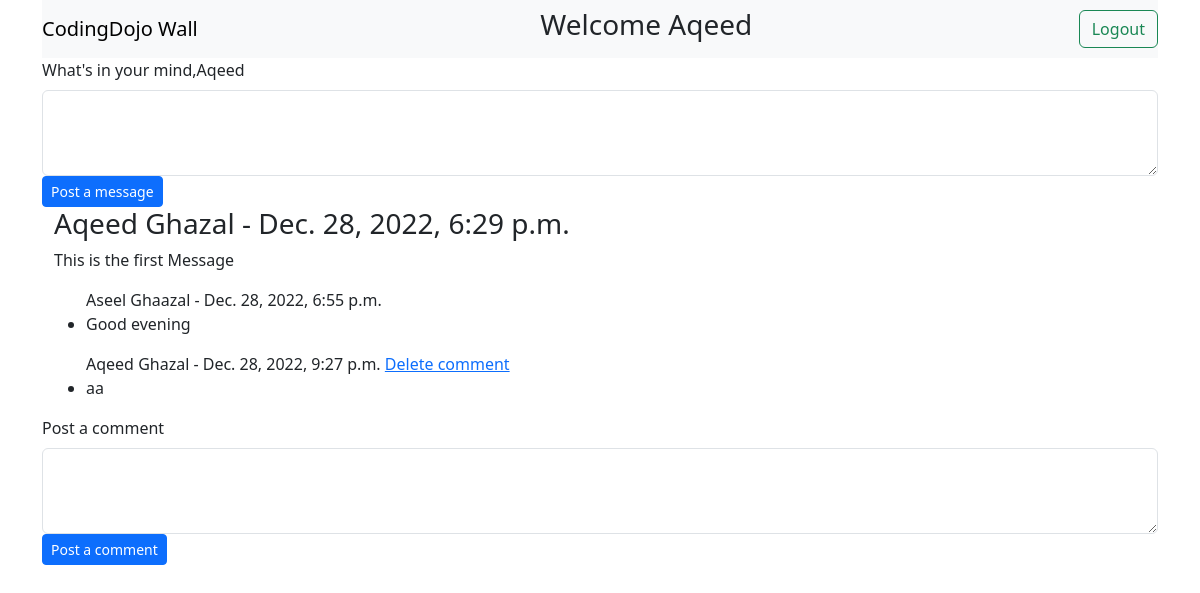
/success (signed in), run on the app's committed database.
### login_app/models.py (models this page shows, shortened)
class User(models.Model):
    first_name = models.CharField(max_length=64)
    last_name = models.CharField(max_length=64)
    email = models.EmailField()
    password = models.CharField(max_length=64)
    created_at = models.DateTimeField(auto_now_add=True)
    updated_at = models.DateTimeField(auto_now=True)
    objects = UserManager()

class Message(models.Model):
    message = models.TextField()
    User = models.ForeignKey(User , related_name='messages' , on_delete=models.DO_NOTHING)
    created_at = models.DateTimeField(auto_now_add=True)
    updated_at = models.DateTimeField(auto_now=True)

class Comment(models.Model):
    comment = models.TextField()
    User = models.ForeignKey(User , related_name="comments" , on_delete=models.DO_NOTHING)
    Message = models.ForeignKey(Message , related_name="comments" , on_delete=models.DO_NOTHING)
    created_at = models.DateTimeField(auto_now_add=True)
    updated_at = models.DateTimeField(auto_now=True)

### login_app/views.py (the view)
# urls.py: path('success' , views.success), #
def success(request):
    if 'user_id' not in request.session:
        messages.error(request , "You must be logged in to view that page.")
        return redirect("/")
    else:
        context = {
            "user" : User.objects.get(id = request.session['user_id']),
            "all_messages":Message.objects.all()
        }
        return render (request , 'wall.html' , context)

### login_app/templates/wall.html (shortened to what this page needs)
<!DOCTYPE html>
<html lang="en">
<head>
    <link href="https://cdn.jsdelivr.net/npm/bootstrap@5.3.0-alpha1/dist/css/bootstrap.min.css" rel="stylesheet">
    {% load static %}
    <link rel="stylesheet" href="{% static 'wallstyle.css' %}">
</head>
<body>
    <div class="container">
        <div>
            <nav class="navbar navbar-light bg-light justify-content-between">
                <a class="navbar-brand">CodingDojo Wall</a>
                <h3>Welcome {{ user.first_name }}</h3>
                <a href="/logout" class="btn btn-outline-success my-2 my-sm-0" role="button">Logout</a>
            </nav>
        </div>
        <div class="form-group">
            <form action="/addmessage" , method="post">
                <label class="form-label" for="textAreaExample5">What's in your mind,{{user.first_name}} </label>
                <textarea name="new_message" class="form-control" id="textAreaExample5" rows="3"></textarea>
                <input class="btn btn-primary btn-sm" type="submit" value="Post a message">
            </form>
        </div>
        {% for msg in all_messages %}
        <div class="container">
            <div class="messages">
                <h3>{{msg.User.first_name}} {{msg.User.last_name}} - {{msg.created_at}}</h3>
                <p>{{msg.message}}</p>
            </div>
            <div class="comments">
            {% for comment in msg.comments.all %}
                <ul>{{ comment.User.first_name }} {{comment.User.last_name }} - {{comment.created_at}}
                    {% if user.id == comment.User.id %}
                    <a href='/comment/{{ comment.id }}/delete'>Delete comment</a>
                    {% endif %}
                    <li>{{comment.comment}}</li>
                </ul>
            </div>
            {% endfor %}
            <div class="form-group">
                <form action="/addcomment" , method="post">
                    <label class="form-label" for="textAreaExample5">Post a comment </label>
                    <textarea name="new_comment" class="form-control" id="textAreaExample5" rows="3"></textarea>
                    <input class="btn btn-primary btn-sm" type="submit" value="Post a comment">
                </form>
            </div>
            {% endfor %}
        </div>
</body>
</html>

### data on the page
User: first_name "Aqeed"
Message: User.first_name "Aqeed", User.last_name "Ghazal", created_at "Dec. 28, 2022, 6:29 p.m.", message "This is the first Message"
Comment: User.first_name "Aseel", User.last_name "Ghaazal", created_at "Dec. 28, 2022, 6:55 p.m.", comment "Good evening"
Comment: User.first_name "Aqeed", User.last_name "Ghazal", created_at "Dec. 28, 2022, 9:27 p.m.", comment "aa"
